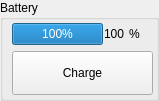
<?xml version="1.0" encoding="UTF-8"?>
<ui version="4.0">
 <class>batteryStatus</class>
 <widget class="QWidget" name="batteryStatus">
  <property name="geometry">
   <rect>
    <x>0</x>
    <y>0</y>
    <width>159</width>
    <height>100</height>
   </rect>
  </property>
  <property name="sizePolicy">
   <sizepolicy hsizetype="Minimum" vsizetype="Minimum">
    <horstretch>0</horstretch>
    <verstretch>0</verstretch>
   </sizepolicy>
  </property>
  <property name="windowTitle">
   <string>Form</string>
  </property>
  <layout class="QVBoxLayout" name="BatteryLayout">
   <property name="spacing">
    <number>1</number>
   </property>
   <property name="margin">
    <number>0</number>
   </property>
   <item>
    <widget class="QGroupBox" name="batteryLevel">
     <property name="sizePolicy">
      <sizepolicy hsizetype="Minimum" vsizetype="Preferred">
       <horstretch>0</horstretch>
       <verstretch>0</verstretch>
      </sizepolicy>
     </property>
     <property name="mouseTracking">
      <bool>true</bool>
     </property>
     <property name="inputMethodHints">
      <set>Qt::ImhNone</set>
     </property>
     <property name="title">
      <string>Battery</string>
     </property>
     <property name="flat">
      <bool>false</bool>
     </property>
     <property name="checkable">
      <bool>false</bool>
     </property>
     <layout class="QVBoxLayout" name="batteryBoxLayout">
      <property name="topMargin">
       <number>3</number>
      </property>
      <property name="rightMargin">
       <number>3</number>
      </property>
      <property name="bottomMargin">
       <number>3</number>
      </property>
      <item>
       <layout class="QHBoxLayout" name="batteryBoxLevel">
        <property name="spacing">
         <number>1</number>
        </property>
        <item>
         <widget class="QProgressBar" name="battery">
          <property name="sizePolicy">
           <sizepolicy hsizetype="Minimum" vsizetype="Fixed">
            <horstretch>0</horstretch>
            <verstretch>0</verstretch>
           </sizepolicy>
          </property>
          <property name="value">
           <number>100</number>
          </property>
          <property name="alignment">
           <set>Qt::AlignCenter</set>
          </property>
          <property name="invertedAppearance">
           <bool>false</bool>
          </property>
         </widget>
        </item>
        <item>
         <widget class="QLabel" name="value">
          <property name="text">
           <string>100</string>
          </property>
         </widget>
        </item>
        <item>
         <widget class="QLabel" name="p">
          <property name="text">
           <string>%</string>
          </property>
         </widget>
        </item>
       </layout>
      </item>
      <item>
       <widget class="QPushButton" name="charge">
        <property name="minimumSize">
         <size>
          <width>0</width>
          <height>44</height>
         </size>
        </property>
        <property name="text">
         <string>Charge</string>
        </property>
       </widget>
      </item>
     </layout>
    </widget>
   </item>
  </layout>
 </widget>
 <resources/>
 <connections>
  <connection>
   <sender>charge</sender>
   <signal>clicked()</signal>
   <receiver>battery</receiver>
   <slot>reset()</slot>
   <hints>
    <hint type="sourcelabel">
     <x>112</x>
     <y>128</y>
    </hint>
    <hint type="destinationlabel">
     <x>116</x>
     <y>62</y>
    </hint>
   </hints>
  </connection>
  <connection>
   <sender>battery</sender>
   <signal>valueChanged(int)</signal>
   <receiver>value</receiver>
   <slot>setNum(int)</slot>
   <hints>
    <hint type="sourcelabel">
     <x>149</x>
     <y>62</y>
    </hint>
    <hint type="destinationlabel">
     <x>174</x>
     <y>34</y>
    </hint>
   </hints>
  </connection>
 </connections>
</ui>
